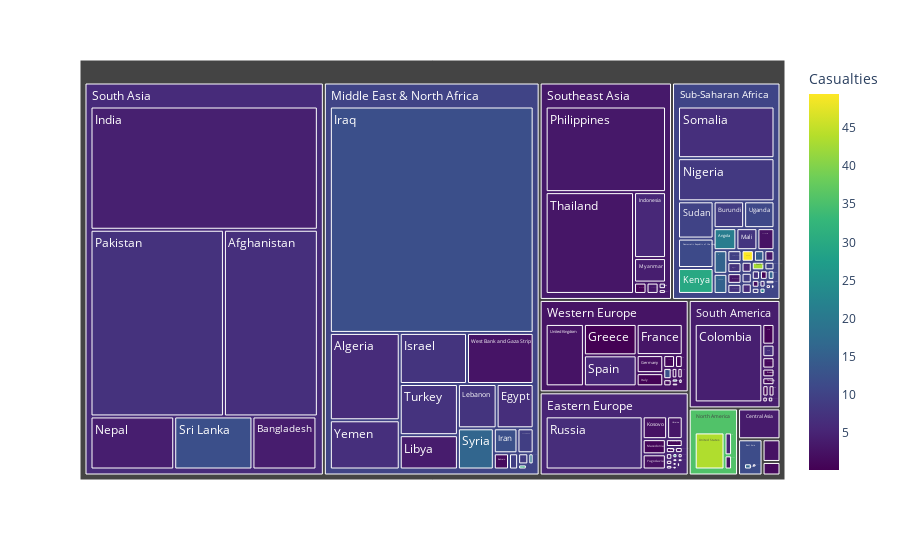

Notebook code for this chart:
### Code cell
killed_after_1997 = terrorism_after_1997.groupby(['Country','Region'])[['Year','Casualties']].agg({'Year':'count', 'Casualties':'mean'}).reset_index()
killed_after_1997 = killed_after_1997[killed_after_1997['Casualties'] > 0]
killed_after_1997.sort_values('Casualties', inplace=True)

fig = px.treemap(killed_after_1997,
                 path=['Region', 'Country'],
                 values='Year',
                 color='Casualties',
                 color_continuous_scale='viridis')

fig.show()

### Figure 1 — Plotly figure (JSON) as saved in the notebook; plotly's stock layout.template omitted (floating-point values rounded to 4 significant figures; data arrays with more than 128 entries replaced by an {"elided": "..."} marker saying what was removed)
{"data": [{"branchvalues": "total", "customdata": {"elided": "169x1 float values"}, "domain": {"x": [0, 1], "y": [0, 1]}, "hovertemplate": "labels=%{label}<br>Year=%{value}<br>parent=%{parent}<br>id=%{id}<br>Casualties=%{color}<extra></extra>", "ids": {"elided": "169 str values"}, "labels": {"elided": "169 str values"}, "marker": {"coloraxis": "coloraxis", "colors": {"elided": "169 float values"}}, "name": "", "parents": {"elided": "169 str values"}, "type": "treemap", "values": {"elided": "169 int values"}}], "layout": {"coloraxis": {"colorbar": {"title": {"text": "Casualties"}}, "colorscale": [[0, "#440154"], [0.1111, "#482878"], [0.2222, "#3e4989"], [0.3333, "#31688e"], [0.4444, "#26828e"], [0.5556, "#1f9e89"], [0.6667, "#35b779"], [0.7778, "#6ece58"], [0.8889, "#b5de2b"], [1, "#fde725"]]}, "legend": {"tracegroupgap": 0}, "margin": {"t": 60}}}
